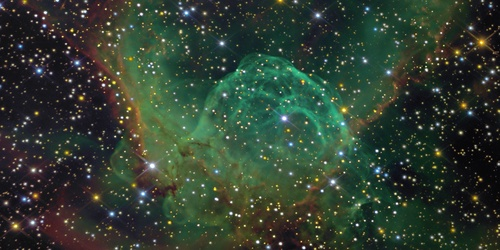
#> input picture lesson_3/bg_1.jpg, 500 x 250 px, found by its file name
$ python subtraction_2.py
#> lines starting #> are read from the running program, lines starting #| are printed output that depends on the picture
import cv2

image_1 = cv2.imread(r"lesson_3/bg_1.jpg")
#> image_1 is the input picture: shape (250, 500, 3); mean B, G, R 49.4, 62.5, 48.9
image_2 = cv2.imread(r"lesson_3/bg_2.jpg")
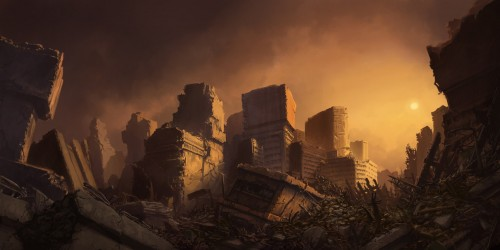
#> input picture lesson_3/bg_2.jpg, 500 x 250 px, found by its file name
#> image_2 is the input picture: shape (250, 500, 3); mean B, G, R 34.8, 52.4, 81
subtracted_image = cv2.subtract(image_2,image_1)
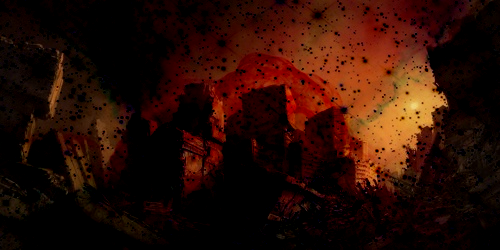
#> subtracted_image: shape (250, 500, 3); mean B, G, R 5, 13.5, 42
cv2.imshow("subtracted_image",subtracted_image)
cv2.waitKey(0)
cv2.destroyAllWindows()
